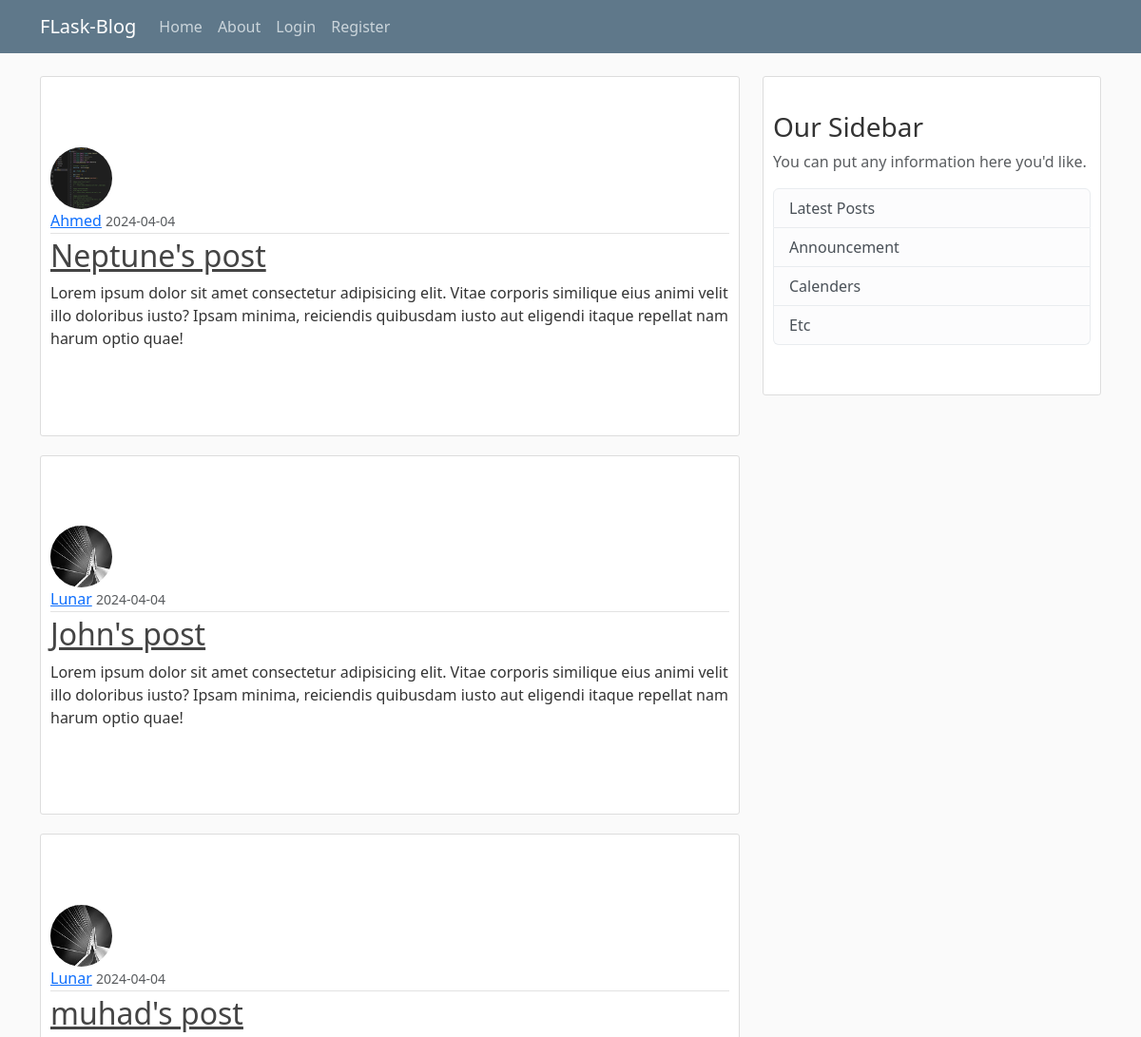
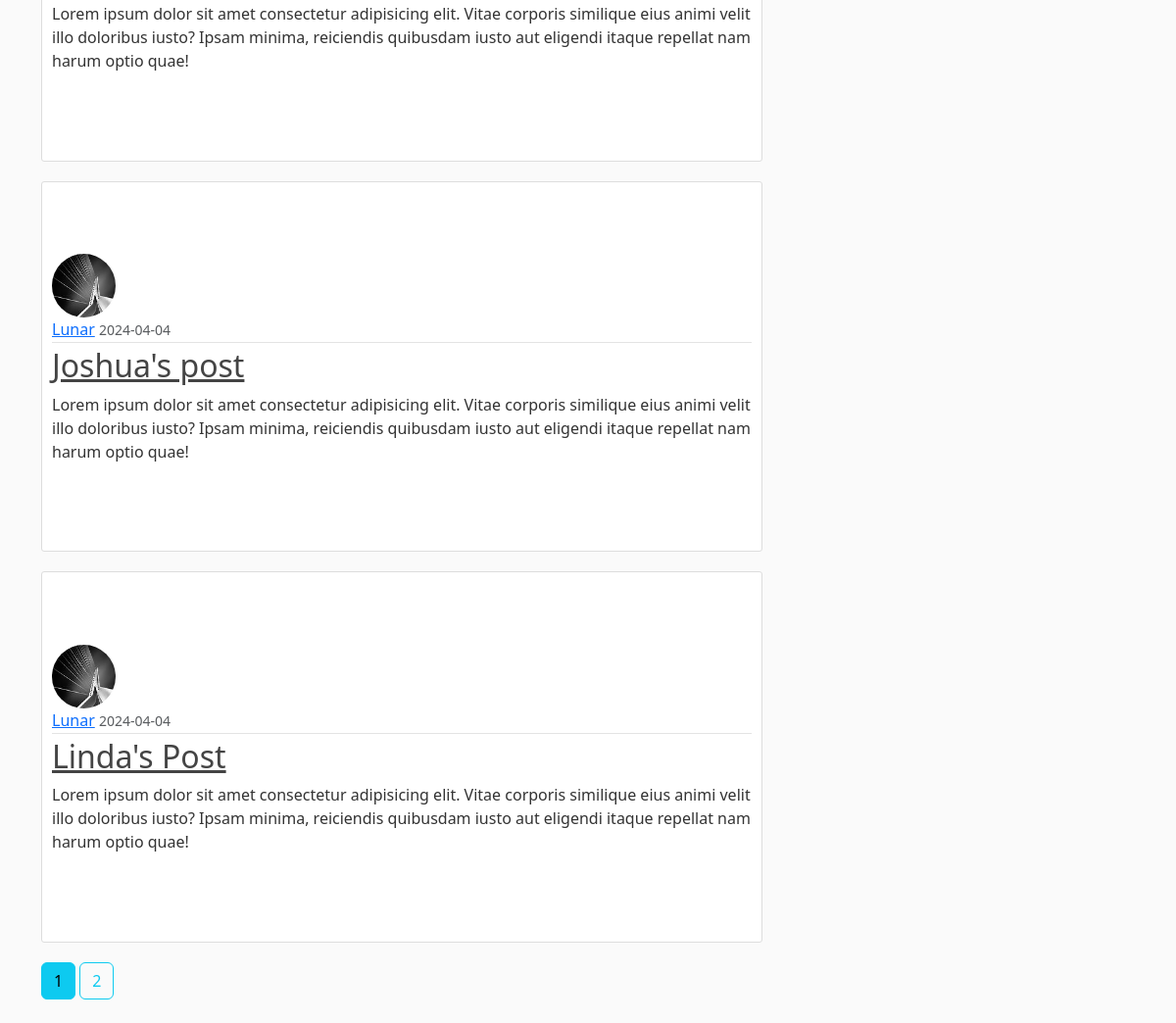
The page /home on the database its author committed (2 pictures, top to bottom).
### flaskblog/models.py (models this page shows, shortened)
class Post(db.Model):
    id =  db.Column(db.Integer, primary_key=True)
    title = db.Column(db.String(100), nullable=False)
    date_posted = db.Column(db.DateTime, nullable=False, default=datetime.utcnow)
    content = db.Column(db.Text, nullable=False)
    user_id = db.Column(db.Integer, db.ForeignKey('user.id'), nullable=False)

class User(db.Model, UserMixin):
    id = db.Column(db.Integer, primary_key = True)
    username = db.Column(db.String(20), unique=True, nullable=False)
    email = db.Column(db.String(120), unique=True, nullable=False)
    image_file = db.Column(db.String(20), nullable=False, default='default.jpg')
    password = db.Column(db.String(60), nullable=False)
    Posts = db.relationship('Post', backref='author',  lazy=True)

### flaskblog/main/routes.py (the view)
@main.route('/')
@main.route("/home")
def home():
    page = request.args.get('page', 1, type=int)
    posts = Post.query.order_by(Post.date_posted.desc()).paginate(page=page, per_page=5)
    return render_template('home.html', posts=posts)

### flaskblog/templates/home.html
{% extends "layout.html" %}
{% block content%}
    {% for post in posts.items %}
        <article class="media content-section">
            <img class="rounded-circle article-img" src="{{url_for('static', filename='profile_pics/' + post.author.image_file) }}">
            <div class="media-body">
                <div class="article-metadata">
                    <a class="mr-2" href="{{ url_for('posts.new_post',username=post.author.username) }}">{{ post.author.username }}</a>
                    <small class="text-muted">{{ post.date_posted.strftime('%Y-%m-%d') }}</small>
                </div>
                <h2><a class="article-title" href="{{ url_for('posts.post', post_id=post.id) }}">{{ post.title }}</a></h2>
                <p class="article-content">{{ post.content }}</p>
            </div>
        </article>
    {% endfor %}
    {% for page_num in posts.iter_pages(left_edge=1, right_edge=1, left_current=1, right_current=2) %}
    {% if page_num %}
    {% if posts.page == page_num %}
    <a class="btn btn-info mb-4" href="{{ url_for('main.home', page=page_num) }}">{{ page_num }}</a>
    {% else %}
    <a class="btn btn-outline-info mb-4" href="{{ url_for('main.home', page=page_num) }}">{{ page_num }}</a>
    {% endif %}
    {% else %}
    ...
    {% endif %}
    {% endfor %}
{% endblock content %}

### flaskblog/templates/layout.html (shortened to what this page needs)
<!DOCTYPE html>
<html lang="en">
<head>
    <link rel="stylesheet" href="https://cdn.jsdelivr.net/npm/bootstrap@5.3.3/dist/css/bootstrap.min.css">
    <link rel="stylesheet" type="text/css" href="{{ url_for('static', filename='main.css')}}">
</head>
<body>
    <header class="site-header">
        <nav class="navbar navbar-expand-md navbar-dark bg-steel fixed-top">
            <div class="container">
                <a class="navbar-brand mr-4" href="/">FLask-Blog</a>
                <div class="collapse navbar-collapse" id="navbarToggle">
                    <div class="navbar-nav mr-auto">
                        <a class="nav-item nav-link" href="/">Home</a>
                        <a class="nav-item nav-link" href="/about">About </a>
                    </div>
                    <div class="navbar-nav">
                        {% if current_user.is_authenticated %}
                        <a class="nav-item nav-link" href="{{url_for('posts.new_post') }}">New Post</a>
                        <a class="nav-item nav-link" href="{{url_for('users.account') }}">Account</a>
                        <a class="nav-item nav-link" href="{{ url_for('users.logout') }}">Logout</a>
                        {% else %}
                        <a class="nav-item nav-link" href="{{ url_for('users.login') }}">Login</a>
                        <a class="nav-item nav-link" href="{{ url_for('users.registration') }}">Register</a>
                        {%endif %}
                    </div>
                </div>
            </div>
        </nav>
    </header>
<main role="main" class="container">
    <div class="row">
        <div class="col-md-8">
            {% block content %} {% endblock %}
        </div>
        <div class="col-md-4">
            <div class="content-section">
                <h3>Our Sidebar</h3>
                <p class="text-muted">You can put any information here you'd like.
                    <ul class="list-group">
                        <li class="list-group-item list-group-item-light">Latest Posts</li>
                        <li class="list-group-item list-group-item-light">Announcement</li>
                        <li class="list-group-item list-group-item-light">Calenders</li>
                        <li class="list-group-item list-group-item-light">Etc</li>
                    </ul>
                </p>
            </div>
        </div>
    </div>
</main>
</html>

### flaskblog/static/main.css (style rules this page uses)
body { background: #fafafa; color: #333333; margin-top: 5rem; }
.bg-steel { background-color: #5f788a; }
.site-header .navbar-nav .nav-link { color: #cbd5db; }
.content-section { background: #ffffff; padding: 10% 10px; border: 1px solid #dddddd; border-radius: 3px; margin-bottom: 20px; list-style: none; }
.article-title { color: #444444; }
.article-content { white-space: pre-line; }
.article-img { height: 65px; width: 65px; margin-right: 16px; }
.article-metadata { padding-bottom: 1px; margin-bottom: 4px; border-bottom: 1px solid #e3e3e3; }

### rows shown on the page
Post: image_file (picture), author.username "Ahmed", date_posted "2024-04-04", title "Neptune's post", content "Lorem ipsum dolor sit amet consectetur adipisicing elit. Vitae corporis similique eius animi velit illo doloribus iusto? Ipsam minima, reiciendis quibusdam iusto aut eligendi itaque repellat nam harum optio quae!"
Post: image_file (placeholder picture), author.username "Lunar", date_posted "2024-04-04", title "John's post", content "Lorem ipsum dolor sit amet consectetur adipisicing elit. Vitae corporis similique eius animi velit illo doloribus iusto? Ipsam minima, reiciendis quibusdam iusto aut eligendi itaque repellat nam harum optio quae!"
Post: image_file (placeholder picture), author.username "Lunar", date_posted "2024-04-04", title "muhad's post", content "Lorem ipsum dolor sit amet consectetur adipisicing elit. Vitae corporis similique eius animi velit illo doloribus iusto? Ipsam minima, reiciendis quibusdam iusto aut eligendi itaque repellat nam harum optio quae!"
Post: image_file (placeholder picture), author.username "Lunar", date_posted "2024-04-04", title "Joshua's post", content "Lorem ipsum dolor sit amet consectetur adipisicing elit. Vitae corporis similique eius animi velit illo doloribus iusto? Ipsam minima, reiciendis quibusdam iusto aut eligendi itaque repellat nam harum optio quae!"
Post: image_file (placeholder picture), author.username "Lunar", date_posted "2024-04-04", title "Linda's Post", content "Lorem ipsum dolor sit amet consectetur adipisicing elit. Vitae corporis similique eius animi velit illo doloribus iusto? Ipsam minima, reiciendis quibusdam iusto aut eligendi itaque repellat nam harum optio quae!"

### other values the page prints
{{ page_num }} "1"
{{ page_num }} "2"
